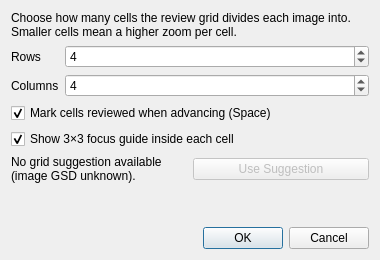
<?xml version="1.0" encoding="UTF-8"?>
<ui version="4.0">
 <class>GridReviewDialog</class>
 <widget class="QDialog" name="GridReviewDialog">
  <property name="geometry">
   <rect>
    <x>0</x>
    <y>0</y>
    <width>380</width>
    <height>260</height>
   </rect>
  </property>
  <property name="windowTitle">
   <string>Grid Review Settings</string>
  </property>
  <layout class="QVBoxLayout" name="verticalLayout">
   <item>
    <widget class="QLabel" name="descriptionLabel">
     <property name="wordWrap">
      <bool>true</bool>
     </property>
     <property name="text">
      <string>Choose how many cells the review grid divides each image into. Smaller cells mean a higher zoom per cell.</string>
     </property>
    </widget>
   </item>
   <item>
    <layout class="QFormLayout" name="formLayout">
     <item row="0" column="0">
      <widget class="QLabel" name="rowsLabel">
       <property name="text">
        <string>Rows</string>
       </property>
      </widget>
     </item>
     <item row="0" column="1">
      <widget class="QSpinBox" name="rowsSpinBox">
       <property name="minimum">
        <number>1</number>
       </property>
       <property name="maximum">
        <number>12</number>
       </property>
       <property name="value">
        <number>4</number>
       </property>
      </widget>
     </item>
     <item row="1" column="0">
      <widget class="QLabel" name="colsLabel">
       <property name="text">
        <string>Columns</string>
       </property>
      </widget>
     </item>
     <item row="1" column="1">
      <widget class="QSpinBox" name="colsSpinBox">
       <property name="minimum">
        <number>1</number>
       </property>
       <property name="maximum">
        <number>12</number>
       </property>
       <property name="value">
        <number>4</number>
       </property>
      </widget>
     </item>
    </layout>
   </item>
   <item>
    <widget class="QCheckBox" name="autoMarkCheckBox">
     <property name="text">
      <string>Mark cells reviewed when advancing (Space)</string>
     </property>
     <property name="checked">
      <bool>true</bool>
     </property>
    </widget>
   </item>
   <item>
    <widget class="QCheckBox" name="subGuideCheckBox">
     <property name="toolTip">
      <string>Draw a 3×3 guide inside the active cell to focus your scan. Visual only — it does not change what gets reviewed.</string>
     </property>
     <property name="text">
      <string>Show 3×3 focus guide inside each cell</string>
     </property>
     <property name="checked">
      <bool>true</bool>
     </property>
    </widget>
   </item>
   <item>
    <layout class="QHBoxLayout" name="suggestionLayout">
     <item>
      <widget class="QLabel" name="suggestionLabel">
       <property name="wordWrap">
        <bool>true</bool>
       </property>
       <property name="text">
        <string>No grid suggestion available (image GSD unknown).</string>
       </property>
      </widget>
     </item>
     <item>
      <widget class="QPushButton" name="useSuggestionButton">
       <property name="text">
        <string>Use Suggestion</string>
       </property>
       <property name="enabled">
        <bool>false</bool>
       </property>
      </widget>
     </item>
    </layout>
   </item>
   <item>
    <spacer name="verticalSpacer">
     <property name="orientation">
      <enum>Qt::Vertical</enum>
     </property>
     <property name="sizeHint" stdset="0">
      <size>
       <width>20</width>
       <height>10</height>
      </size>
     </property>
    </spacer>
   </item>
   <item>
    <widget class="QDialogButtonBox" name="buttonBox">
     <property name="orientation">
      <enum>Qt::Horizontal</enum>
     </property>
     <property name="standardButtons">
      <set>QDialogButtonBox::Cancel|QDialogButtonBox::Ok</set>
     </property>
    </widget>
   </item>
  </layout>
 </widget>
 <resources/>
 <connections>
  <connection>
   <sender>buttonBox</sender>
   <signal>accepted()</signal>
   <receiver>GridReviewDialog</receiver>
   <slot>accept()</slot>
  </connection>
  <connection>
   <sender>buttonBox</sender>
   <signal>rejected()</signal>
   <receiver>GridReviewDialog</receiver>
   <slot>reject()</slot>
  </connection>
 </connections>
</ui>
